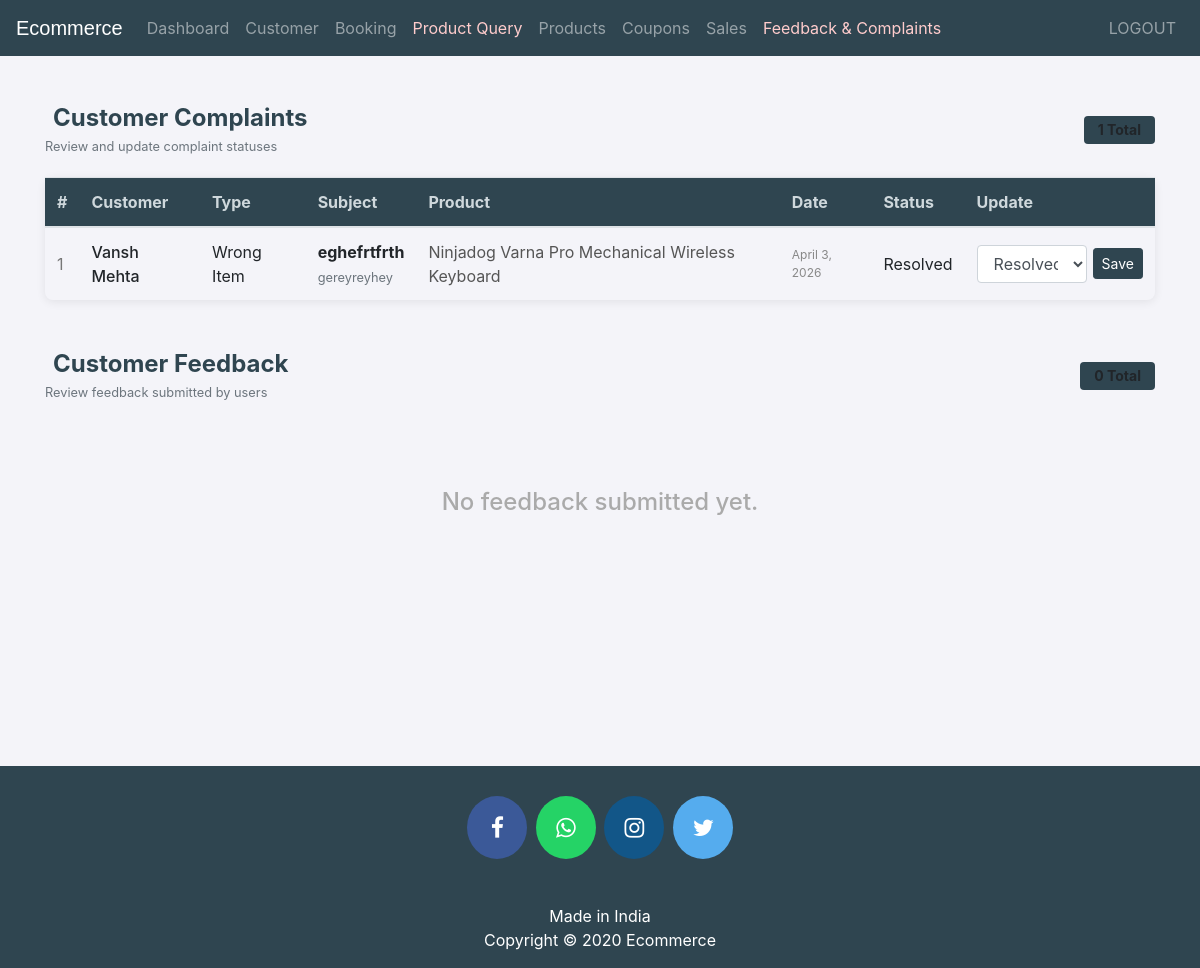
The app's page /admin-complaints (signed in) with its own data.
### ecom/models.py (models this page shows, shortened)
class Complaint(models.Model):
    COMPLAINT_TYPES = (
        ('Product Quality', 'Product Quality'),
        ('Delivery', 'Delivery'),
        ('Wrong Item', 'Wrong Item'),
        ('Damaged', 'Damaged'),
        ('Other', 'Other'),
    )
    STATUS_CHOICES = (
        ('Pending', 'Pending'),
        ('Reviewed', 'Reviewed'),
        ('Resolved', 'Resolved'),
    )
    customer = models.ForeignKey(Customer, on_delete=models.CASCADE, related_name='complaints')
    product = models.ForeignKey(Product, on_delete=models.SET_NULL, null=True, blank=True, related_name='complaints')
    complaint_type = models.CharField(max_length=50, choices=COMPLAINT_TYPES, default='Other')
    subject = models.CharField(max_length=200)
    description = models.TextField()
    status = models.CharField(max_length=20, choices=STATUS_CHOICES, default='Pending')
    created_on = models.DateField(auto_now_add=True)

class Customer(models.Model):
    user=models.OneToOneField(User,on_delete=models.CASCADE)
    profile_pic= models.ImageField(upload_to='profile_pic/CustomerProfilePic/',null=True,blank=True)
    address = models.CharField(max_length=40)
    mobile = models.CharField(max_length=20,null=False)
    @property
    def get_name(self):
        return self.user.first_name+" "+self.user.last_name

class Product(models.Model):
    CATEGORIES = (
        ('Electronics','Electronics'),
        ('Fashion','Fashion'),
        ('Home','Home'),
        ('Beauty','Beauty'),
        ('Books','Books'),
        ('Sports','Sports'),
        ('Others','Others'),
    )
    name=models.CharField(max_length=120)
    product_image= models.ImageField(upload_to='product_image/',null=True,blank=True)
    price = models.PositiveIntegerField()
    description=models.TextField()
    about=models.TextField(null=True, blank=True)
    category = models.CharField(max_length=50, choices=CATEGORIES, default='Others')
    subcategory = models.CharField(max_length=50, blank=True, null=True)
    stock = models.IntegerField(default=10)

### ecom/views.py (the view)
# urls.py: path('admin-complaints', views.admin_view_complaints_view, name='admin-complaints'),
@login_required(login_url='adminlogin')
def admin_view_complaints_view(request):
    complaints = models.Complaint.objects.all().select_related('customer', 'product').order_by('-created_on')
    feedbacks = models.Feedback.objects.all().order_by('-id')
    return render(request, 'ecom/admin_complaints.html', {'complaints': complaints, 'feedbacks': feedbacks})

### templates/ecom/admin_complaints.html (shortened to what this page needs)
{% extends 'ecom/admin_base.html' %}
{% load static %}
{% block content %}
<br>
<div class="container">
  <div style="display:flex; align-items:center; justify-content:space-between; margin-bottom:20px;">
    <div>
      <h4 style="margin:0; color:#2F4550; font-weight:700;">
        Customer Complaints
      </h4>
      <small class="text-muted">Review and update complaint statuses</small>
    </div>
    <span class="badge" style="background-color:#2F4550; font-size:14px; padding:7px 14px;">
      {{ complaints|length }} Total
    </span>
  </div>
  {% if complaints %}
  <div class="panel panel-default" style="box-shadow: 0 2px 10px rgba(0,0,0,0.08); border-radius:8px;">
    <div class="table-responsive">
      <table class="table table-hover" style="margin-bottom:0;">
        <thead style="background-color:#2F4550; color:#fff;">
          <tr>
            <th style="color:#cfd8dc;">#</th>
            <th style="color:#cfd8dc;">Customer</th>
            <th style="color:#cfd8dc;">Type</th>
            <th style="color:#cfd8dc;">Subject</th>
            <th style="color:#cfd8dc;">Product</th>
            <th style="color:#cfd8dc;">Date</th>
            <th style="color:#cfd8dc;">Status</th>
            <th style="color:#cfd8dc;">Update</th>
          </tr>
        </thead>
        <tbody>
          {% for complaint in complaints %}
          <tr>
            <td style="vertical-align:middle; color:#777;">{{ forloop.counter }}</td>
            <td style="vertical-align:middle; font-weight:500;">{{ complaint.customer.get_name }}</td>
            <td style="vertical-align:middle;">
              <span class="label label-default">{{ complaint.complaint_type }}</span>
            </td>
            <td style="vertical-align:middle; max-width:200px;">
              <strong>{{ complaint.subject }}</strong>
              <br>
              <small class="text-muted">{{ complaint.description|truncatechars:80 }}</small>
            </td>
            <td style="vertical-align:middle; color:#555;">
              {% if complaint.product %}{{ complaint.product.name }}{% else %}<span class="text-muted">—</span>{% endif %}
            </td>
            <td style="vertical-align:middle; font-size:12px; color:#888;">{{ complaint.created_on }}</td>
            <td style="vertical-align:middle;">
              {% if complaint.status == 'Pending' %}
                <span class="label label-warning">Pending</span>
              {% elif complaint.status == 'Reviewed' %}
                <span class="label label-info">Reviewed</span>
              {% elif complaint.status == 'Resolved' %}
                <span class="label label-success">Resolved</span>
              {% endif %}
            </td>
            <td style="vertical-align:middle;">
              <form method="POST" action="/update-complaint-status/{{ complaint.id }}" style="display:flex; gap:6px; align-items:center;">
                <select name="status" class="form-control input-sm" style="width:110px;">
                  <option value="Resolved" {% if complaint.status == 'Resolved' %}selected{% endif %}>Resolved</option>
                </select>
                <button type="submit" class="btn btn-primary btn-sm" style="background-color:#2F4550; border-color:#2F4550;">Save</button>
              </form>
            </td>
          </tr>
          {% endfor %}
        </tbody>
      </table>
    </div>
  </div>
  {% else %}
  <div class="panel panel-default" style="text-align:center; padding:50px; border-radius:8px;">
    <span class="glyphicon glyphicon-ok-circle" style="font-size:50px; color:#ccc;"></span>
    <h4 style="margin-top:15px; color:#aaa;">No complaints submitted yet.</h4>
  </div>
  {% endif %}
  <div style="display:flex; align-items:center; justify-content:space-between; margin-bottom:20px; margin-top:50px;">
    <div>
      <h4 style="margin:0; color:#2F4550; font-weight:700;">
        Customer Feedback
      </h4>
      <small class="text-muted">Review feedback submitted by users</small>
    </div>
    <span class="badge" style="background-color:#2F4550; font-size:14px; padding:7px 14px;">
      {{ feedbacks|length }} Total
    </span>
  </div>
  {% if feedbacks %}
    {% for f in feedbacks %}
    <div class="panel panel-default" style="box-shadow: 0 2px 5px rgba(0,0,0,0.05); border-radius:8px; border-left: 5px solid #5cb85c; margin-bottom: 15px;">
      <div class="panel-body">
        <button type="button" class="close" aria-label="Close" onclick="this.parentElement.parentElement.style.display='none';"><span aria-hidden="true">&times;</span></button>
        <h5 style="margin-top: 0; color: #2F4550;"><strong>{{f.name}}</strong> <small style="float: right; margin-right: 15px;">{{f.date}}</small></h5>
        <p style="margin-bottom: 0; color: #555;">{{f.feedback}}</p>
      </div>
    </div>
    {% endfor %}
  {% else %}
  <div class="panel panel-default" style="text-align:center; padding:50px; border-radius:8px;">
    <h4 style="margin-top:15px; color:#aaa;">No feedback submitted yet.</h4>
  </div>
  {% endif %}
</div>
{% endblock content %}

### templates/ecom/admin_base.html (style rules this page uses)
body { background-color: #F4F4F9; }

### records on screen
Complaint: customer.get_name "Vansh Mehta", complaint_type "Wrong Item", subject "eghefrtfrth", description "gereyreyhey", product.name "Ninjadog Varna Pro Mechanical Wireless Keyboard", created_on "April 3, 2026", shows "Resolved", status "Resolved"

### other values on screen
{{ complaints|length }} "1"
{{ feedbacks|length }} "0"
